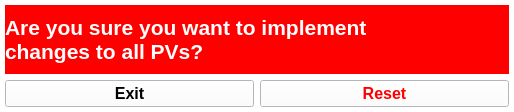
<?xml version="1.0" encoding="UTF-8"?>
<ui version="4.0">
 <class>Form</class>
 <widget class="QWidget" name="Form">
  <property name="windowModality">
   <enum>Qt::ApplicationModal</enum>
  </property>
  <property name="geometry">
   <rect>
    <x>0</x>
    <y>0</y>
    <width>514</width>
    <height>112</height>
   </rect>
  </property>
  <property name="windowTitle">
   <string>ResetPanel Dialog - Are you sure?</string>
  </property>
  <property name="styleSheet">
   <string notr="true">background-color: white</string>
  </property>
  <layout class="QGridLayout" name="gridLayout">
   <property name="leftMargin">
    <number>5</number>
   </property>
   <property name="topMargin">
    <number>5</number>
   </property>
   <property name="rightMargin">
    <number>5</number>
   </property>
   <property name="bottomMargin">
    <number>5</number>
   </property>
   <item row="0" column="0" colspan="2">
    <widget class="QLabel" name="label">
     <property name="font">
      <font>
       <pointsize>16</pointsize>
       <weight>75</weight>
       <bold>true</bold>
      </font>
     </property>
     <property name="styleSheet">
      <string notr="true">background-color: rgb(255, 0,0);
color: white</string>
     </property>
     <property name="text">
      <string>Are you sure you want to implement 
changes to all PVs?</string>
     </property>
    </widget>
   </item>
   <item row="1" column="1">
    <widget class="QPushButton" name="reset">
     <property name="font">
      <font>
       <pointsize>12</pointsize>
       <weight>75</weight>
       <bold>true</bold>
      </font>
     </property>
     <property name="styleSheet">
      <string notr="true">color: red</string>
     </property>
     <property name="text">
      <string>Reset</string>
     </property>
    </widget>
   </item>
   <item row="1" column="0">
    <widget class="QPushButton" name="exit">
     <property name="font">
      <font>
       <pointsize>12</pointsize>
       <weight>75</weight>
       <bold>true</bold>
      </font>
     </property>
     <property name="text">
      <string>Exit</string>
     </property>
    </widget>
   </item>
  </layout>
 </widget>
 <resources/>
 <connections/>
</ui>
